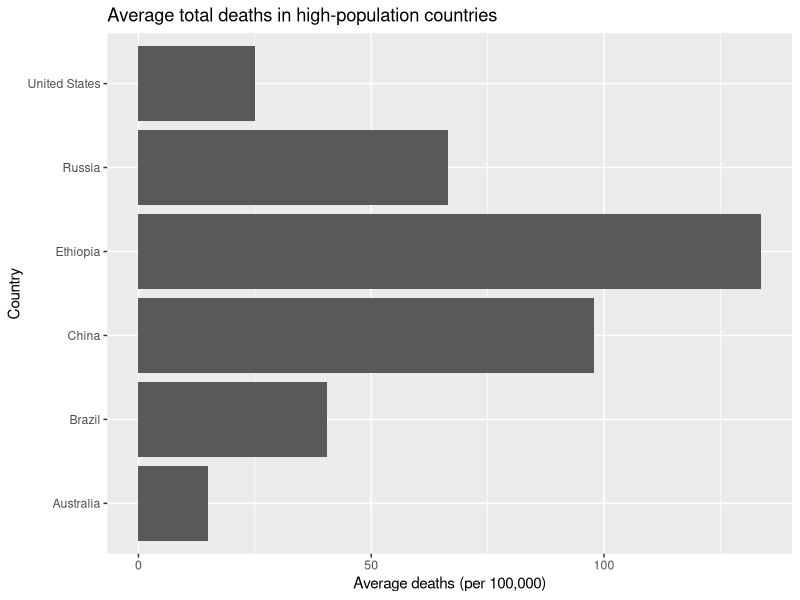
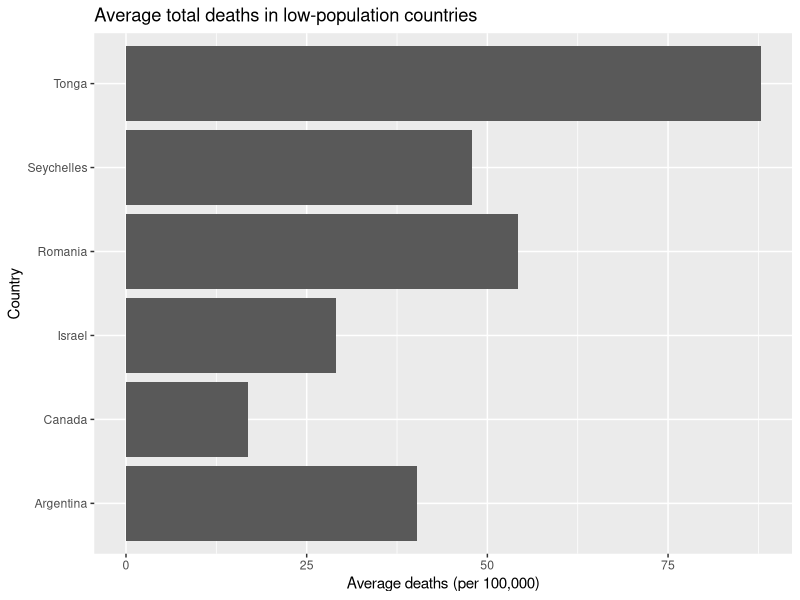
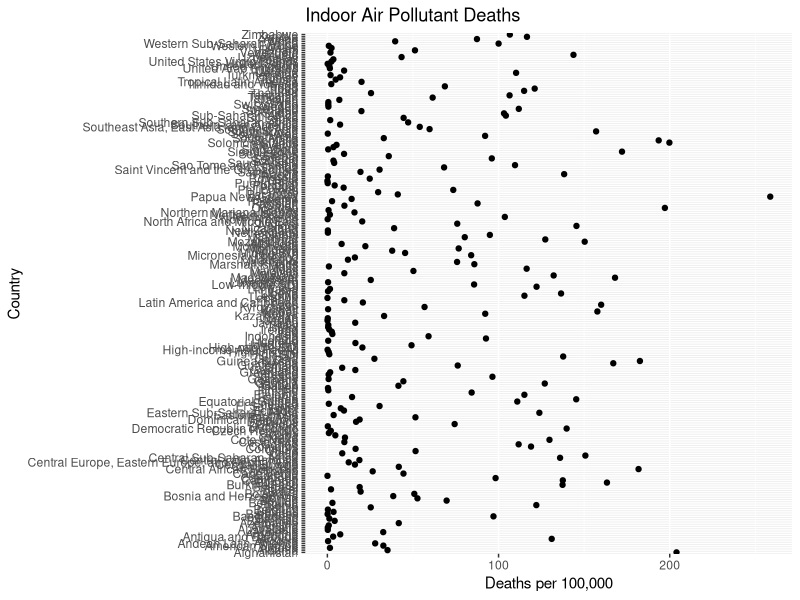
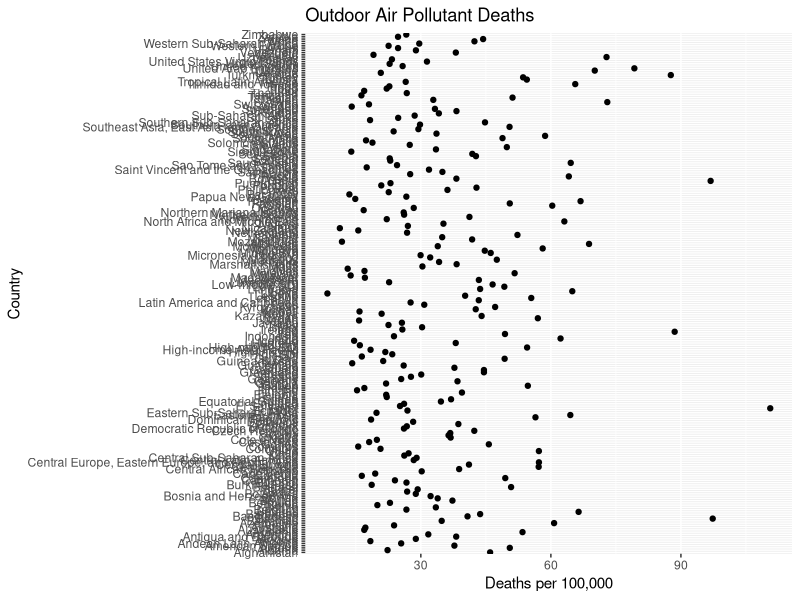
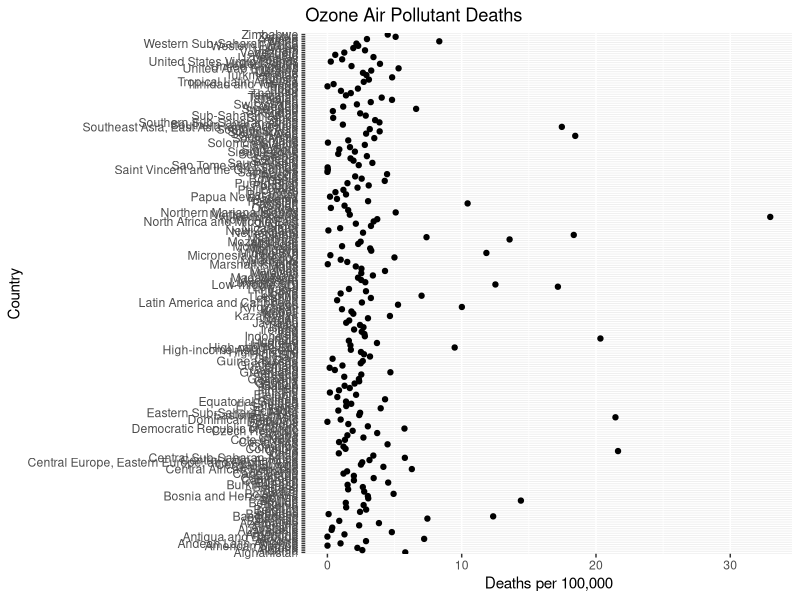

R code for these plots, in order:
## ---- chunk 1
library(tidyverse)
library(dplyr)
library(ggplot2)
## ---- chunk 2
deaths_df <- data.frame(read.csv("death-rates-from-air-pollution.csv"))
deaths_df

colnames(deaths_df) <- c("country", "acronym", "year", "total_deaths", 
                         "indoor_deaths", "outdoor_deaths", "ozone_deaths")

glimpse(deaths_df)
## ---- chunk 3
# Want the range 2007-2017 
# took this out c(2007, 2008, 2009, 2010, 2011, 2012, 2013, 2014, 2015, 2016, 2017)

#Maybe try increments...?
#When looking at it you can see a decrease among the three years 
#death_07<- deaths_df %>% 
  #group_by(country) %>% 
  #filter(year == 2007) %>% 
  #select(total_deaths) %>% 
  #summarize(average_death_07 = mean(total_deaths))

#death_12<- deaths_df %>% 
  #group_by(country) %>% 
  #filter(year == 2012) %>% 
  #select(total_deaths) %>% 
  #summarize(average_death_12 = mean(total_deaths))

#death_17<- deaths_df %>% 
  #group_by(country) %>% 
  #filter(year == 2017) %>% 
  #select(total_deaths) %>% 
  #summarize(average_death_17 = mean(total_deaths))

#try to have one cohesive table so it's easier to visualize 
#combo <- death_07 %>% 
  #mutate(death_12) %>% 
  #mutate(death_17)

#combo

#Then graph it 
#Just realized there's 200+ countries....the x-axis looks terrible 
#Would be nice to color by continent but then that would mean going through each country
#ggplot(death_07, aes(x= country, y=average_death_07)) +
  #geom_point() +
  #theme(axis.text.x = element_text(angle = 15)) #yah..no rotation made it worse


## ---- chunk 4
#SCRATCH WORK ABOVE 

#Not sure if we want to use the selected few countries we looked at earlier?
#Or if we wanted to use this as a overview of the data

#separation by high vs low population among continents 
death_07_high <- deaths_df %>% 
  filter(year == 2007, country %in% c('United States', 'Brazil', 'Ethiopia', 'Russia', 'China', 'Australia')) %>% 
  group_by(country) %>% 
  select(total_deaths) %>% 
  summarize(average_death_07_high = mean(total_deaths))


death_07_low<- deaths_df %>% 
  filter(year == 2007, country %in% c('Canada', 'Argentina', 'Seychelles', 'Romania', 'Israel', 'Tonga')) %>% 
  group_by(country) %>% 
  select(total_deaths) %>% 
  summarize(average_death_07_low = mean(total_deaths))

#Combo table 2007
combo_07<- death_07_high %>% 
  mutate(death_07_low)
combo_07

#dataframe for 2007 high vs low - pop countries
df_07<- data.frame(death_07_high, death_07_low)
df_07
colnames(df_07)
colnames(df_07) <- c("high_pop_country", "average_death_07_high", 
                     "low_pop_country", "average_death_07_low")
df_07


death_12_high <- deaths_df %>% 
  filter(year == 2012, country %in% c('United States', 'Brazil', 'Ethiopia', 'Russia', 'China', 'Australia')) %>% 
  group_by(country) %>% 
  select(total_deaths) %>% 
  summarize(average_death_12_high = mean(total_deaths))


death_12_low<- deaths_df %>% 
  filter(year == 2012, country %in% c('Canada', 'Argentina', 'Seychelles', 'Romania', 'Israel', 'Tonga')) %>% 
  group_by(country) %>% 
  select(total_deaths) %>% 
  summarize(average_death_12_low = mean(total_deaths))

#Combo table 2012
combo_12<- death_12_high %>% 
  mutate(death_12_low)
combo_12

#Data frame for 2012
df_12<- data.frame(death_12_high, death_12_low)
df_12

colnames(df_12) <- c("high_pop_country", "average_death_12_high", 
                     "low_pop_country", "average_death_12_low")
df_12

death_17_high <- deaths_df %>% 
  filter(year == 2017, country %in% c('United States', 'Brazil', 'Ethiopia', 'Russia', 'China', 'Australia')) %>% 
  group_by(country) %>% 
  select(total_deaths) %>% 
  summarize(average_death_17_high = mean(total_deaths))


death_17_low<- deaths_df %>% 
  filter(year == 2017, country %in% c('Canada', 'Argentina', 'Seychelles', 'Romania', 'Israel', 'Tonga')) %>% 
  group_by(country) %>% 
  select(total_deaths) %>% 
  summarize(average_death_17_low = mean(total_deaths))


#Combo table 2017
combo_17<- death_17_high %>% 
  mutate(death_17_low)
combo_17

#Data frame for 2017
df_17<- data.frame(death_17_high, death_17_low)
df_17

colnames(df_17) <- c("high_pop_country", "average_death_17_high", 
                     "low_pop_country", "average_death_17_low")
df_17

#Graph selected countries 
#Is there a way to color by low and high and combine the two graphs below?
#combo_07 %>% 
#  ggplot() + 
#  geom_col(mapping = aes(x = country, y = average_death_07_low, fill = country))+
#             xlab("Country")+
#             ylab("Average deaths (per 100,000)")+
#             ggtitle("Average total deaths in low-population countries")+
#  coord_flip()

#combo_07 %>% 
#  ggplot() + 
#  geom_col(mapping = aes(x = country, y = average_death_07_high, fill = country))+
#             xlab("Country")+
#             ylab("Average deaths (per 100,000)")+
#             ggtitle("Average total deaths in high-population countries")+
#  coord_flip()

ggplot(df_07)+
  geom_col(mapping = aes(x=high_pop_country, y=average_death_07_high))+
             xlab("Country")+
             ylab("Average deaths (per 100,000)")+
             ggtitle("Average total deaths in high-population countries")+
  coord_flip()

ggplot(df_07)+
  geom_col(mapping = aes(x=low_pop_country, y=average_death_07_low))+
             xlab("Country")+
             ylab("Average deaths (per 100,000)")+
             ggtitle("Average total deaths in low-population countries")+
  coord_flip()
  
## ---- chunk 5
glimpse(deaths_df)

#This is the average of all countries by type of air pollutant death
deaths_df %>% 
  group_by(country) %>% 
  select(indoor_deaths, outdoor_deaths, ozone_deaths) %>% 
  summarize(avg_indoor = mean(indoor_deaths), avg_outdoor = mean(outdoor_deaths), avg_ozone = mean(ozone_deaths))

#Graphs of each type of air pollutant:
#Will work on making it more clear, but I think the distribution is cool
#Indoor 
deaths_df %>% 
  group_by(country) %>% 
  select(indoor_deaths, outdoor_deaths, ozone_deaths) %>% 
  summarize(avg_indoor = mean(indoor_deaths), avg_outdoor = mean(outdoor_deaths),
            avg_ozone = mean(ozone_deaths)) %>% 
  ggplot()+
  geom_point(mapping = aes(x=avg_indoor, y=country))+
  ggtitle("Indoor Air Pollutant Deaths")+
  xlab("Deaths per 100,000")+
  ylab("Country")

#Outdoor
deaths_df %>% 
  group_by(country) %>% 
  select(indoor_deaths, outdoor_deaths, ozone_deaths) %>% 
  summarize(avg_indoor = mean(indoor_deaths), avg_outdoor = mean(outdoor_deaths),
            avg_ozone = mean(ozone_deaths)) %>% 
  ggplot()+
  geom_point(mapping = aes(x=avg_outdoor, y=country))+
  ggtitle("Outdoor Air Pollutant Deaths")+
  xlab("Deaths per 100,000")+
  ylab("Country")

#Ozone
deaths_df %>% 
  group_by(country) %>% 
  select(indoor_deaths, outdoor_deaths, ozone_deaths) %>% 
  summarize(avg_indoor = mean(indoor_deaths), avg_outdoor = mean(outdoor_deaths),
            avg_ozone = mean(ozone_deaths)) %>% 
  ggplot()+
  geom_point(mapping = aes(x=avg_ozone, y=country))+
  ggtitle("Ozone Air Pollutant Deaths")+
  xlab("Deaths per 100,000")+
  ylab("Country")
  
#Sort descending to see which country had the highest of each...(not sure if this is right)
#does separating the arrange individually fix it??
deaths_df %>% 
  group_by(country) %>% 
  select(indoor_deaths, outdoor_deaths, ozone_deaths) %>% 
  summarize(avg_indoor = mean(indoor_deaths), avg_outdoor = mean(outdoor_deaths), avg_ozone = mean(ozone_deaths)) %>% 
  arrange(desc(avg_indoor), desc(avg_outdoor), desc(avg_ozone))
## ---- chunk 6
deaths_df %>% 
  group_by(country, year) %>% 
  summarize(avg_indoor = mean(indoor_deaths), avg_outdoor = mean(outdoor_deaths), avg_ozone = mean(ozone_deaths)) %>% 
  arrange(desc(avg_indoor)) %>% 
  arrange(desc(avg_outdoor)) %>% 
  arrange(desc(avg_ozone))
## ---- chunk 7
#Probably need to fix the above to answer this one 


## ---- chunk 8
#north america
america <- deaths_df %>% filter(country == "United States" & year > 1999)
canada <- deaths_df %>% filter(country == "Canada" & year > 1999)


#south america 
brazil <- deaths_df %>% filter(country == "Brazil" & year > 1999)
argentina <- deaths_df %>% filter(country == "Argentina" & year > 1999)

#Africa
ethiopia <- deaths_df %>% filter(country == "Ethiopia" & year > 1999)
seychelles <- deaths_df %>% filter(country == "Seychelles" & year > 1999)

#Europe
russia <- deaths_df %>% filter(country == "Russia" & year > 1999)
romania <- deaths_df %>% filter(country == "Romania" & year > 1999)

#asia
china <- deaths_df %>% filter(country == "China" & year > 1999)
israel <- deaths_df %>% filter(country == "Israel" & year > 1999)

#Oceania
australia <- deaths_df %>% filter(country == "Australia" & year > 1999)
tonga <- deaths_df %>% filter(country == "Tonga" & year > 1999)

## ---- chunk 9



